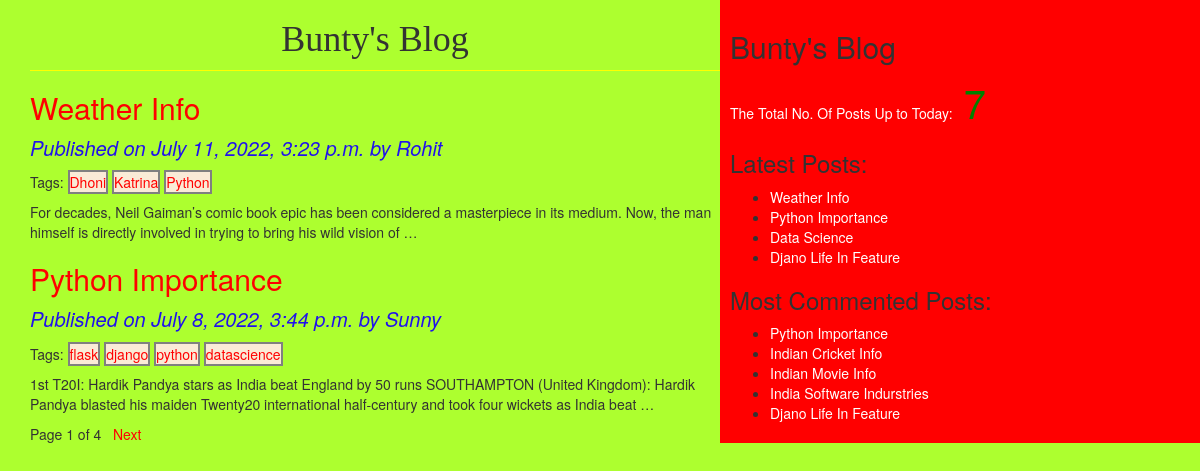
The page / on the database its author committed.
### blog/models.py (models this page shows, shortened)
class Post(models.Model):
    STATUS_CHOICES = (('draft', 'Draft'), ('published', 'Published'))
    title = models.CharField(max_length=256)
    slug = models.SlugField(max_length=264, unique_for_date='publish')
    author = models.ForeignKey(User, related_name='blog_posts', on_delete=models.CASCADE)
    body = models.TextField()
    publish = models.DateTimeField(default=timezone.now)
    created = models.DateTimeField(auto_now_add=True)
    updated = models.DateTimeField(auto_now=True)
    status = models.CharField(max_length=10, choices=STATUS_CHOICES, default='draft')
    objects = CustomManager()
    tags = TaggableManager()
    class Meta:
        ordering = ('-publish',)
    def get_absolute_url(self):
        return reverse('post_detail', args=[self.publish.year, self.publish.strftime('%m'),
                                            self.publish.strftime('%d'),
                                            self.slug])

### blog/views.py (the view)
# urls.py: path('', views.post_list_view),
def post_list_view(request, tag_slug=None):
    post_list = Post.objects.all()
    tag = None
    if tag_slug:
        tag = get_object_or_404(Tag, slug=tag_slug)
        post_list = post_list.filter(tags__in=[tag])
    paginator = Paginator(post_list, 2)
    page_number = request.GET.get('page')
    try:
        post_list = paginator.page(page_number)
    except PageNotAnInteger:
        post_list = paginator.page(1)
    except EmptyPage:
        post_list = paginator.page(paginator.num_pages)
    return render(request, 'blog/post_list.html', {'post_list': post_list, 'tag': tag})

### blog/models.py (called while the page is built)
    def get_queryset(self):
        return super().get_queryset().filter(status='published')

### blog/templatetags/blog_tags.py (called while the page is built)
@register.simple_tag(name='my_tag')
def total_posts():
    return Post.objects.count()

@register.inclusion_tag('blog/latest_posts.html')
def show_latest_posts(count=3):
    latest_posts = Post.objects.order_by('-publish')[:count]
    return {'latest_posts': latest_posts}

@register.simple_tag()
def get_most_commented_posts(count=5):
    return Post.objects.annotate(total_comments=Count('comments')).order_by('-total_comments')[:count]

### templates/blog/post_list.html (shortened to what this page needs)
{%extends 'blog/base.html'%}
{%block content_block%}
<h1>Bunty's Blog</h1>
{%for post in post_list%}
<a href="{{post.get_absolute_url}}"><h2>{{post.title|title}}</h2></a>
<p id="date"> Published on {{post.publish}} by {{post.author|title}}</p>
<p >Tags:
    {%for tag in post.tags.all%}
    <a id="tg" href="{%url 'post_list_by_tag_name' tag.slug%}">{{tag.name}}</a>
    {%endfor%}
</p>
{{post.body|truncatewords:30|linebreaks}}
{%endfor%}
{%include 'blog/pagination.html' with page=post_list%}
{%endblock%}

### templates/blog/base.html (shortened to what this page needs)
<!DOCTYPE html>
{%load blog_tags%}
{%load static%}
<html lang="en">
<head>
    <link rel="stylesheet" href="{% static 'css/bootstrap3.css' %}">
    <link rel="stylesheet" href="{% static 'css/blog.css' %}">
</head>
<body>
<div class="content">
    {%block content_block%}
    {%endblock%}
</div>
<div class="sidebar">
    <h2>Bunty's Blog</h2>
    <p id="sb">The Total No. Of Posts Up to Today:<span id="pn"> {%my_tag%}</span></p>
    <h3>Latest Posts:</h3>{%show_latest_posts 4%}
    <h3>Most Commented Posts:</h3>
    {%get_most_commented_posts as most_commented_posts%}
    <ul>
        {%for post in most_commented_posts%}
        <li><a id="sb" href="{{post.get_absolute_url}}">{{post.title|title}}</a></li>
        {%endfor%}
    </ul>
</div>
</body>
</html>

### templates/blog/pagination.html (shortened to what this page needs)
<div class="paginator">
    <span>Page {{page.number}} of {{page.paginator.num_pages}}</span>&nbsp;&nbsp;
    {%if page.has_next%}
    <a href="?page={{page.next_page_number}}">Next</a>
    {%endif%}
</div>

### templates/blog/latest_posts.html
{%load static%}
<link rel="stylesheet" href="{%static 'css/blog.css'%}">
<ul>
    {%for post in latest_posts%}
    <li ><a id="sb" href="{{post.get_absolute_url}}">{{post.title|title}}</a></li>
    {%endfor%}
</ul>

### static/css/blog.css (style rules this page uses)
.content { width: 60%; float: left; padding-left: 30px; background:greenyellow; }
.sidebar { width: 40%; float:right; padding: 10px; background: red; }
h1 { text-align: center; border-bottom: 1px solid yellow; padding-bottom: 10px; font-family: serif; }
body { background-color: greenyellow; }
#date { color: rgb(32, 17, 236); font-style: italic; font-size: 20px; }
a { color:red; }
#tg { border: 2px solid grey; background-color: antiquewhite; }
#pn { font-size: 40px; color: green; }
#sb { color: white; }

### rows shown on the page
Post: title "Weather Info", publish "July 11, 2022, 3:23 p.m.", author "Rohit", body "For decades, Neil Gaiman’s comic book epic has been considered a masterpiece in its medium. Now, the man himself is directly involved in trying to bring his wild vision of …"
Tag: name "Dhoni"
Tag: name "Katrina"
Tag: name "Python"
Post: title "Python Importance", publish "July 8, 2022, 3:44 p.m.", author "Sunny", body "1st T20I: Hardik Pandya stars as India beat England by 50 runs SOUTHAMPTON (United Kingdom): Hardik Pandya blasted his maiden Twenty20 international half-century and took four wickets as India beat …"
Tag: name "flask"
Tag: name "django"
Tag: name "python"
Tag: name "datascience"
Post: title "Data Science"
Post: title "Djano Life In Feature"
Post: title "Indian Cricket Info"
Post: title "Indian Movie Info"
Post: title "India Software Indurstries"

### other values the page prints
{{ page.number }} "1"
{{ page.paginator.num_pages }} "4"
